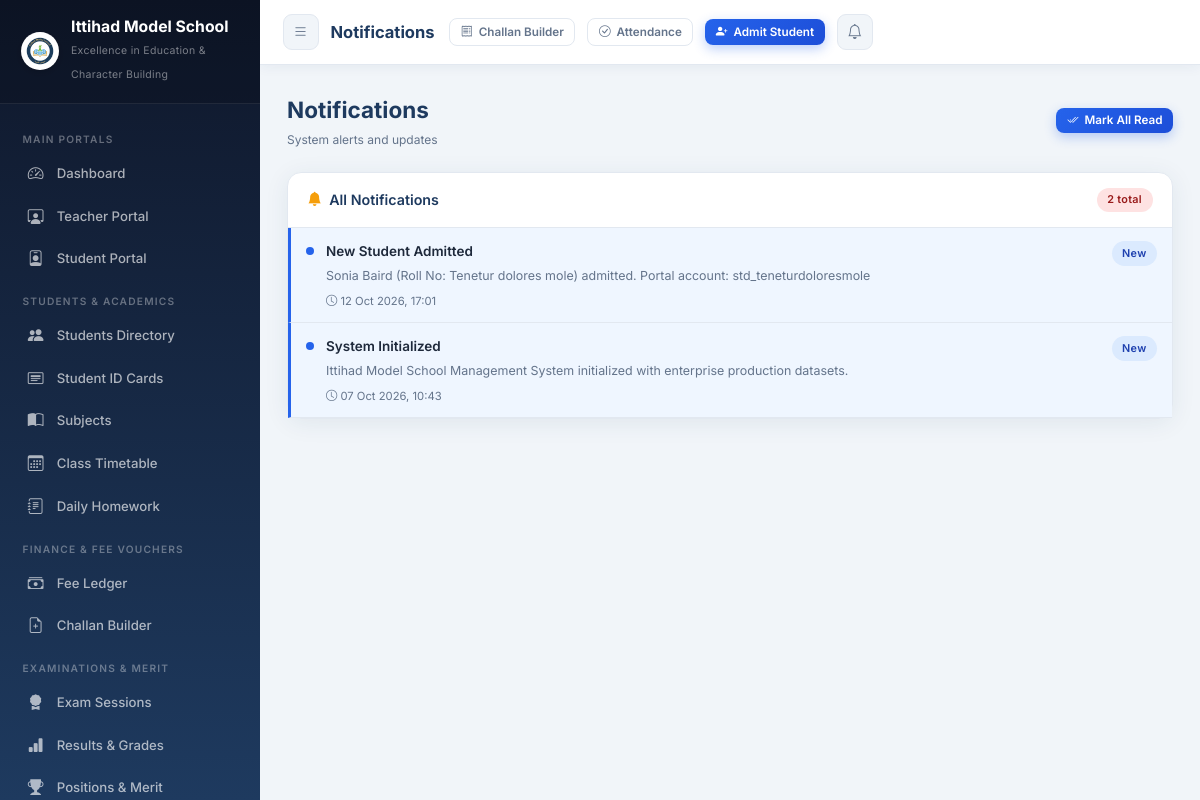
The app's page /notifications/ (signed in) with its own data.
### core/models.py (models this page shows, shortened)
class SchoolSetting(models.Model):
    school_name        = models.CharField(max_length=200, default='Ittihad Model School')
    tagline            = models.CharField(max_length=250, default='Excellence in Education & Character Building')
    registration_no    = models.CharField(max_length=100, default='REG-IMS-2026-987')
    address            = models.TextField(default='Sector H-9, Educational Complex, Capital City')
    contact_phone      = models.CharField(max_length=50, default='+92 51 9876543 / 0300-1234567')
    email              = models.EmailField(default='info@ittihadmodelschool.edu.pk')
    website            = models.URLField(default='https://ittihadmodelschool.edu.pk', blank=True)
    logo               = models.ImageField(upload_to='school_branding/', default='school_branding/logo.png', blank=True, null=True)
    bank_name          = models.CharField(max_length=100, default='National Allied Bank Ltd')
    bank_account_title = models.CharField(max_length=150, default='Ittihad Model School Trust')
    bank_account_no    = models.CharField(max_length=50, default='0123-4567890123')
    iban               = models.CharField(max_length=50, default='PK36NABL0000012345678901')
    bank_branch        = models.CharField(max_length=100, default='Main Campus Branch (Code: 0422)')
    currency_symbol    = models.CharField(max_length=10, default='PKR')
    late_fee_per_day   = models.DecimalField(max_digits=8, decimal_places=2, default=50.00)
    principal_name     = models.CharField(max_length=100, default='Prof. Dr. Sarah Jenkins')
    @classmethod
    def get_settings(cls):
        obj, _ = cls.objects.get_or_create(
            id=1,
            defaults={
                'school_name': 'Ittihad Model School',
                'tagline': 'Excellence in Education & Character Building',
                'logo': 'school_branding/logo.png',
            }
        )
        return obj

class Notification(models.Model):
    title      = models.CharField(max_length=200)
    message    = models.TextField()
    is_read    = models.BooleanField(default=False, db_index=True)
    created_at = models.DateTimeField(auto_now_add=True)
    class Meta:
        ordering = ['-created_at']

### core/views.py (the view)
# urls.py: path('notifications/',               views.notifications,            name='notifications'),
@login_required
def notifications(request):
    notifs = Notification.objects.all()
    return render(request, 'core/notifications.html', {'notifications': notifs})

### core/context_processors.py (called while the page is built)
def school_settings_processor(request):
    try:
        setting = SchoolSetting.get_settings()
    except Exception:
        setting = None
    return {
        'school_setting': setting,
        'SCHOOL_NAME': setting.school_name if setting else 'Ittihad Model School',
    }

### templates/core/notifications.html (shortened to what this page needs)
{% extends 'base.html' %}
{% block page_title %}Notifications{% endblock %}
{% block content %}
<div class="page-header fade-in">
  <div>
    <h2>Notifications</h2>
    <div class="breadcrumb">System alerts and updates</div>
  </div>
  <a href="{% url 'mark_notifications_read' %}" class="btn btn-primary btn-sm" id="markAllReadBtn">
    <i class="bi bi-check2-all"></i> Mark All Read
  </a>
</div>
<div class="card fade-in">
  <div class="card-header">
    <h5><i class="bi bi-bell-fill" style="color:var(--warning);"></i> All Notifications</h5>
    <span class="badge badge-danger" id="unreadCount">
      {{ notifications|length }} total
    </span>
  </div>
  <div class="card-body p-0">
    {% if notifications %}
      {% for n in notifications %}
      <div class="notif-item {% if not n.is_read %}unread{% endif %}">
        {% if not n.is_read %}
          <div class="notif-dot-item"></div>
        {% else %}
          <div style="width:8px;flex-shrink:0;"></div>
        {% endif %}
        <div style="flex:1;">
          <div class="fw-600" style="font-size:0.9rem;">{{ n.title }}</div>
          <div style="color:var(--text-muted);font-size:0.83rem;margin-top:0.2rem;">{{ n.message }}</div>
          <div style="color:var(--text-muted);font-size:0.75rem;margin-top:0.4rem;">
            <i class="bi bi-clock"></i> {{ n.created_at|date:"d M Y, H:i" }}
          </div>
        </div>
        {% if not n.is_read %}
          <span class="badge badge-info" style="flex-shrink:0;">New</span>
        {% endif %}
      </div>
      {% endfor %}
    {% else %}
    <div class="empty-state">
      <div class="empty-icon">🔔</div>
      <h4>No Notifications</h4>
      <p>You're all caught up! No new notifications.</p>
    </div>
    {% endif %}
  </div>
</div>
{% endblock %}

### templates/base.html (shortened to what this page needs)
<!DOCTYPE html>
<html lang="en">
<head>
  {% load static %}
  <link rel="stylesheet" href="{% static 'css/style.css' %}">
  <link rel="stylesheet" href="https://cdn.jsdelivr.net/npm/bootstrap-icons@1.11.1/font/bootstrap-icons.css">
</head>
<body>
<aside class="sidebar" id="sidebar">
  <div class="sidebar-brand">
    <div class="brand-icon" style="display:flex; align-items:center; justify-content:center; background:none;">
      {% if school_setting.logo %}
        <img src="{{ school_setting.logo.url }}" alt="Logo" style="width:38px; height:38px; border-radius:50%; object-fit:contain; background:white; padding:1px; box-shadow:0 2px 6px rgba(0,0,0,0.15);">
      {% else %}
        <img src="{% static 'images/logo.png' %}" alt="Logo" style="width:38px; height:38px; border-radius:50%; object-fit:contain; background:white; padding:1px; box-shadow:0 2px 6px rgba(0,0,0,0.15);" onerror="this.outerHTML='🏫'">
      {% endif %}
    </div>
    <div class="brand-text">
      <h2 style="font-size:1.05rem; line-height:1.2;">{{ school_setting.school_name|default:"Ittihad Model School" }}</h2>
      <span style="font-size:0.7rem; letter-spacing:0.3px;">{{ school_setting.tagline|default:"Excellence in Education" }}</span>
    </div>
  </div>
  <nav class="sidebar-menu">
    <div class="menu-label">Main Portals</div>
    <div class="nav-item">
      <a href="{% url 'dashboard' %}" class="nav-link">
        <span class="nav-icon"><i class="bi bi-speedometer2"></i></span>
        Dashboard
      </a>
    </div>
    <div class="nav-item">
      <a href="{% url 'teacher_portal' %}" class="nav-link">
        <span class="nav-icon"><i class="bi bi-person-workspace"></i></span>
        Teacher Portal
      </a>
    </div>
    <div class="nav-item">
      <a href="{% url 'student_portal' %}" class="nav-link">
        <span class="nav-icon"><i class="bi bi-person-badge"></i></span>
        Student Portal
      </a>
    </div>
    <div class="menu-label">Students & Academics</div>
    <div class="nav-item">
      <a href="{% url 'student_list' %}" class="nav-link">
        <span class="nav-icon"><i class="bi bi-people-fill"></i></span>
        Students Directory
      </a>
    </div>
    <div class="nav-item">
      <a href="{% url 'student_id_cards_pdf' %}" target="_blank" class="nav-link">
        <span class="nav-icon"><i class="bi bi-card-heading"></i></span>
        Student ID Cards
      </a>
    </div>
    <div class="nav-item">
      <a href="{% url 'subject_list' %}" class="nav-link">
        <span class="nav-icon"><i class="bi bi-book-half"></i></span>
        Subjects
      </a>
    </div>
    <div class="nav-item">
      <a href="{% url 'timetable_list' %}" class="nav-link">
        <span class="nav-icon"><i class="bi bi-calendar3"></i></span>
        Class Timetable
      </a>
    </div>
    <div class="nav-item">
      <a href="{% url 'homework_list' %}" class="nav-link">
        <span class="nav-icon"><i class="bi bi-journal-text"></i></span>
        Daily Homework
      </a>
    </div>
    <div class="menu-label">Finance & Fee Vouchers</div>
    <div class="nav-item">
      <a href="{% url 'fee_list' %}" class="nav-link">
        <span class="nav-icon"><i class="bi bi-cash-stack"></i></span>
        Fee Ledger
      </a>
    </div>
    <div class="nav-item">
      <a href="{% url 'bulk_voucher_generate' %}" class="nav-link">
        <span class="nav-icon"><i class="bi bi-file-earmark-plus"></i></span>
        Challan Builder
      </a>
    </div>
    <div class="menu-label">Examinations & Merit</div>
    <div class="nav-item">
      <a href="{% url 'exam_list' %}" class="nav-link">
        <span class="nav-icon"><i class="bi bi-award-fill"></i></span>
        Exam Sessions
      </a>
    </div>
    <div class="nav-item">
      <a href="{% url 'result_list' %}" class="nav-link">
        <span class="nav-icon"><i class="bi bi-bar-chart-fill"></i></span>
        Results & Grades
      </a>
    </div>
    <div class="nav-item">
      <a href="{% url 'merit_list_view' %}" class="nav-link">
        <span class="nav-icon"><i class="bi bi-trophy-fill"></i></span>
        Positions & Merit
      </a>
    </div>
  </nav>
</aside>
<header class="topbar">
  <div style="display:flex; align-items:center; gap:12px;">
    <button class="btn-icon" id="menuToggle" aria-label="Toggle menu">
      <i class="bi bi-list"></i>
    </button>
    <div class="topbar-title">{% block page_title %}EduManage Dashboard{% endblock %}</div>
  </div>
  <div class="topbar-actions">
    <a href="{% url 'bulk_voucher_generate' %}" class="btn btn-outline btn-sm" title="Generate Monthly Vouchers">
      <i class="bi bi-receipt"></i> <span class="d-none-sm">Challan Builder</span>
    </a>
    <a href="{% url 'student_attendance' %}" class="btn btn-outline btn-sm" title="Mark Daily Attendance">
      <i class="bi bi-check-circle"></i> <span class="d-none-sm">Attendance</span>
    </a>
    <a href="{% url 'student_add' %}" class="btn btn-primary btn-sm" id="quickAddStudent">
      <i class="bi bi-person-plus-fill"></i> <span class="d-none-sm">Admit Student</span>
    </a>
    <a href="{% url 'notifications' %}" class="btn-icon" id="notifBtn" title="Notifications">
      <i class="bi bi-bell"></i>
    </a>
  </div>
</header>
<main class="main-content">
  <div class="page-body">
    {% block content %}{% endblock %}
  </div>
</main>
</body>
</html>

### records on screen
SchoolSetting: logo (picture), school_name "Ittihad Model School", tagline "Excellence in Education & Character Building"
Notification: is_read False (drawn), title "New Student Admitted", message "Sonia Baird (Roll No: Tenetur dolores mole) admitted. Portal account: std_teneturdoloresmole", created_at "12 Oct 2026, 17:01"
Notification: is_read False (drawn), title "System Initialized", message "Ittihad Model School Management System initialized with enterprise production datasets.", created_at "07 Oct 2026, 10:43"

### other values on screen
{{ notifications|length }} "2"
